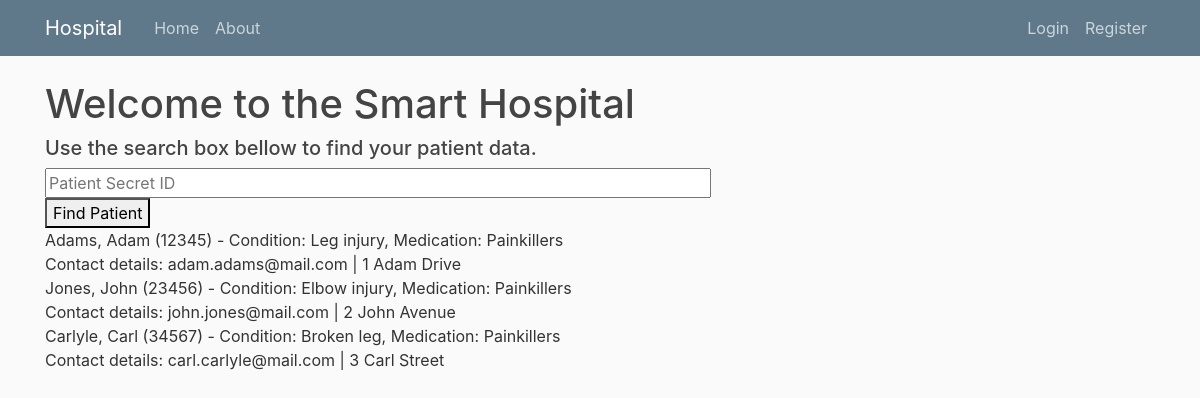
The page / on the database its author committed.
### hospital/models.py (models this page shows)
class Patients(models.Model):
    secret_id = models.IntegerField()
    name = models.CharField(max_length=100)
    surname = models.CharField(max_length=100)
    address = models.CharField(max_length=100)
    email = models.CharField(max_length=100)
    condition = models.CharField(max_length=100)
    medication = models.CharField(max_length=100)

### hospital/views.py (the view)
# urls.py: path('', views.home, name='hospital-home'),
def home(request):
    sql = "SELECT * FROM hospital_patients"
    out = Patients.objects.raw(sql)
    if request.method == 'POST':
        search = request.POST.get('textfield', None)    # raw SQL user input
        search = ('SELECT * FROM hospital_patients WHERE secret_id=' + search)
        search_out = Patients.objects.raw(search)
        return render(request, 'home.html', {'data': search_out})
    else:
        return render(request, 'home.html', {'data': out})

### hospital/templates/home.html (shortened to what this page needs)
{% extends "base.html" %}
{% block content %}
    <h1>Welcome to the Smart Hospital</h1>
    <h5>Use the search box bellow to find your patient data.</h5>
    <form method="POST" action="/">
        <input type="text" name="textfield" placeholder="Patient Secret ID" size="60">
        <button type="submit">Find Patient</button>
    </form>
    {% for i in data %}
        <div>{{ i.surname }}, {{ i.name }} ({{ i.secret_id }}) - Condition: {{ i.condition }}, Medication: {{ i.medication }}</div>
        <div>Contact details: {{ i.email }} | {{ i.address }}</div>
    {% endfor %}
{% endblock content %}

### hospital/static/main.css (style rules this page uses)
body { background: #fafafa; color: #333333; margin-top: 5rem; }
h1, h2, h3, h4, h5, h6 { color: #444444; }

### rows shown on the page
Patients: surname "Adams", name "Adam", secret_id "12345", condition "Leg injury", medication "Painkillers", email "adam.adams@mail.com", address "1 Adam Drive"
Patients: surname "Jones", name "John", secret_id "23456", condition "Elbow injury", medication "Painkillers", email "john.jones@mail.com", address "2 John Avenue"
Patients: surname "Carlyle", name "Carl", secret_id "34567", condition "Broken leg", medication "Painkillers", email "carl.carlyle@mail.com", address "3 Carl Street"
